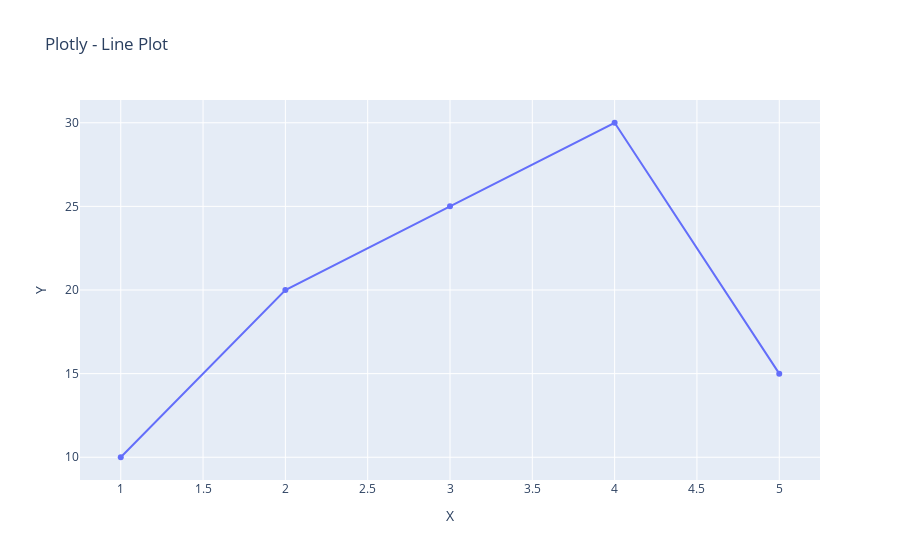

Source (notebook cell):
### Markdown cell above
## Plotly

### Code cell
# ====================================================
# 1️⃣ Line plot (grafico a linee)
# ====================================================
fig = px.line(x=x, y=y, markers=True, title="Plotly - Line Plot", labels={'x': 'X', 'y': 'Y'})
fig.show()

### Figure 1 — Plotly figure (JSON) as saved in the notebook; plotly's stock layout.template omitted (floating-point values rounded to 4 significant figures)
{"data": [{"hovertemplate": "X=%{x}<br>Y=%{y}<extra></extra>", "legendgroup": "", "line": {"color": "#636efa", "dash": "solid"}, "marker": {"symbol": "circle"}, "mode": "lines+markers", "name": "", "orientation": "v", "showlegend": false, "type": "scatter", "x": [1, 2, 3, 4, 5], "xaxis": "x", "y": [10, 20, 25, 30, 15], "yaxis": "y"}], "layout": {"legend": {"tracegroupgap": 0}, "title": {"text": "Plotly - Line Plot"}, "xaxis": {"anchor": "y", "domain": [0, 1], "title": {"text": "X"}}, "yaxis": {"anchor": "x", "domain": [0, 1], "title": {"text": "Y"}}}}
